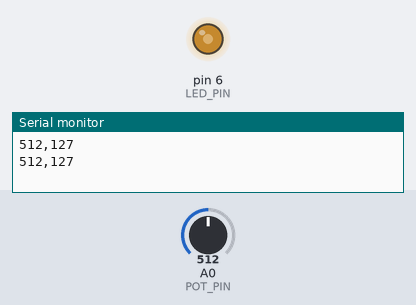
A sketch run on a simulated Arduino Uno, built with avr-gcc and run on an emulated ATmega328P. Parts: output pins drawn as LEDs (lit = HIGH), the last lines printed to the serial monitor. Inputs (shaded band) come from the test bench; at power-on: A0 (POT_PIN) = 512.

Above: at 1.8 s.
1.9 s: A0 (POT_PIN) set to 716
At 3.2 s:
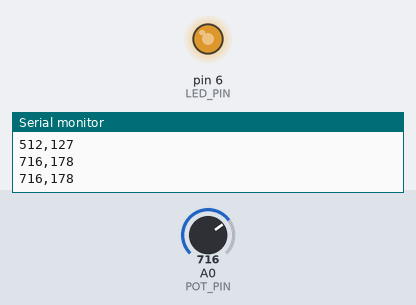
3.5 s: A0 (POT_PIN) set to 900
At 4.9 s:
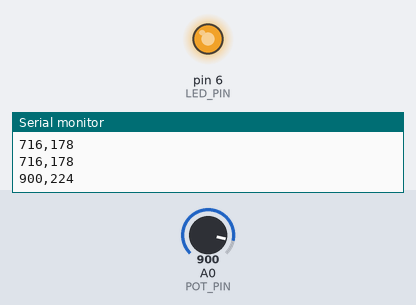
5.5 s: A0 (POT_PIN) set to 122
At 6.4 s:
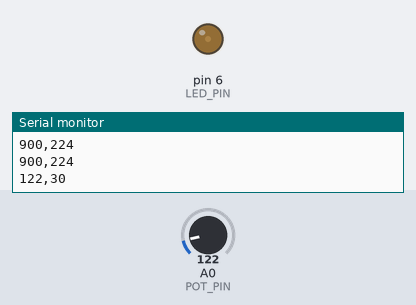
7.5 s: A0 (POT_PIN) set to 0
At 9.2 s:
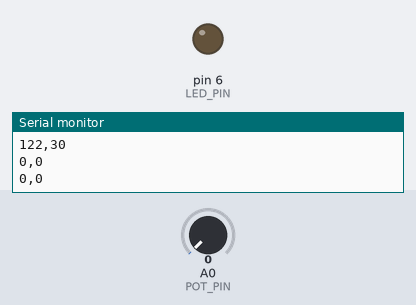
9.5 s: A0 (POT_PIN) set to 511
At 10.7 s:
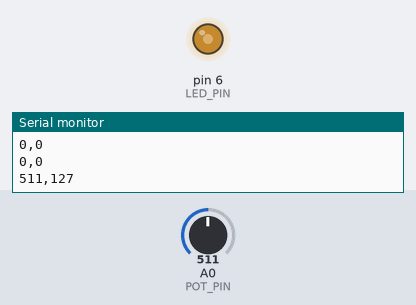
Timing chart, 0 to 12.5 s (numbered marks = the images above; inputs shaded):
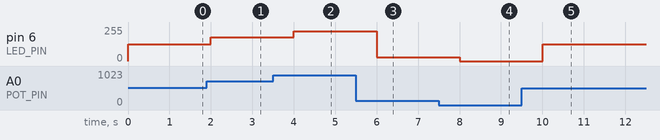

Measured:
- after the input at 1.9 s, pin 6 (LED_PIN): 127/255 → 178/255 after 0.10 s
- after the input at 3.5 s, pin 6 (LED_PIN): 178/255 → 224/255 after 0.50 s
- after the input at 5.5 s, pin 6 (LED_PIN): 224/255 → 30/255 after 0.50 s
- after the input at 7.5 s, pin 6 (LED_PIN): 30/255 → 0/255 after 0.50 s
- after the input at 9.5 s, pin 6 (LED_PIN): 0/255 → 127/255 after 0.51 s

The sketch:

04.analogueInOut.ino
```cpp
/*
  Author:

  Learning Intention:
  The students will read analogue sensors, use math (map, constrain, integer division)
  to convert value ranges, and write analogue output using PWM to an LED and buzzer.

  Success Criteria:
    1.  I know how to read analogue data from a specific PIN (analogRead)
    2.  I know the range of analogue data (0 to 1023) and can record a sensor's real range
    3.  I understand integer vs float division and order of operations
    4.  I can map an analogue value (0-1023) to a PWM value (0-255) with map() and constrain()
    5.  I understand what pulse width modulation is and can identify the PWM PINs (~)
    6.  I can write PWM data with analogWrite to control LED brightness
    7.  I can control the buzzer's pitch with tone()
    8.  I can organise output data so it correctly plots on the Serial Plotter
    9.  I can apply this knowledge to the Light, Sound and Potentiometer modules

  Hardware (Grove cables to the base shield):
    Potentiometer  -> A0
    Sound sensor   -> A2
    Light sensor   -> A3
    LED module     -> D6  (PWM capable)
    Buzzer module  -> D5  (PWM capable)

  Optional breadboard reference:
    Bootcamp-analogueRead.png, Bootcamp-PWMOutput.png and Bootcamp-MAP-PotLED.png
    in this folder show the same circuits hand-wired without Grove modules.
    Pulse-Width-Modulation.jpg explains the duty cycle.

  Documentation:
    https://sensorkit.arduino.cc/
    https://www.arduino.cc/reference/en/language/functions/analog-io/analogread/
    https://www.arduino.cc/reference/en/language/functions/math/map/
    https://en.cppreference.com/w/cpp/language/operator_precedence
*/

const int POT_PIN = A0;    // Grove Potentiometer on A0
const int SOUND_PIN = A2;  // Grove Sound sensor on A2
const int LIGHT_PIN = A3;  // Grove Light sensor on A3
const int LED_PIN = 6;     // Grove LED on D6 (PWM)
const int BUZZER_PIN = 5;  // Grove Buzzer on D5 (PWM)

void setup() {
  Serial.begin(115200);
  pinMode(LED_PIN, OUTPUT);
}

void loop() {
  int potValue = analogRead(POT_PIN);
  int ledValue = map(potValue, 0, 1023, 0, 255);

  analogWrite(LED_PIN, ledValue);

  Serial.print(potValue);
  Serial.print(",");
  Serial.println(ledValue);

  delay(1000);
}
/*
  Sensor          Min seen   Max seen   How I tested
  Potentiometer   0        1023       Fully turned the potentiometer both ways
  Light sensor    20       215        Regular room light, covering sensor with finger
  Sound sensor    2        739        Regular talking in room, chatter in background
*/
```
